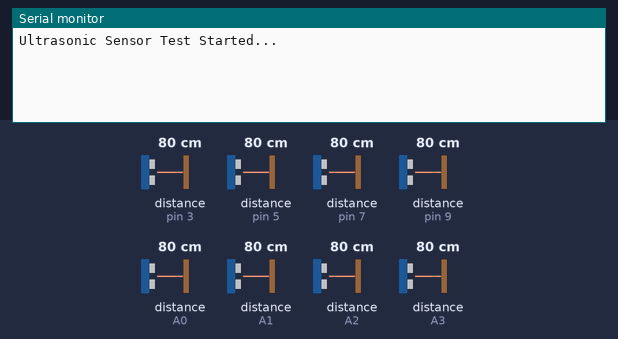
Recording of a sketch running on a simulated Arduino Uno, built with avr-gcc and run on an emulated ATmega328P. On the bench: the last lines printed to the serial monitor. Wiring (inferred from the names in the program): 8 × ultrasonic range finder: trigger pin 2, echo pin 3 / trigger pin 4, echo pin 5 / trigger pin 6, echo pin 7 / trigger pin 8, echo pin 9 / trigger pin 10, echo A0 / trigger pin 11, echo A2 / trigger pin 12, echo A1 / trigger pin 13, echo A3. The inputs (shaded band) are chosen by the test bench; at power-on: distance to the obstacle (sensors on pin 3, pin 5, pin 7, pin 9, A0, A1, A2, A3) 80 cm. The echo pulse lasts 58.3 µs per cm.

Above: at 1.2 s.
1.3 s: distance to the obstacle (sensor on pin 3) set to 2 cm
At 4.0 s:
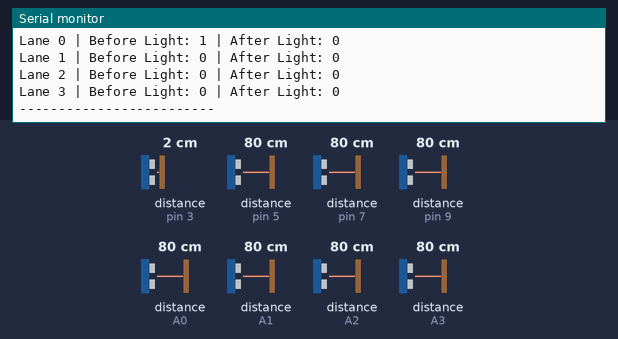
4.3 s: distance to the obstacle (sensor on pin 5) set to 2 cm
5.8 s: distance to the obstacle (sensor on pin 7) set to 2 cm
7.3 s: distance to the obstacle (sensor on pin 9) set to 2 cm
8.8 s: distance to the obstacle (sensor on A0) set to 2 cm
At 10.0 s:
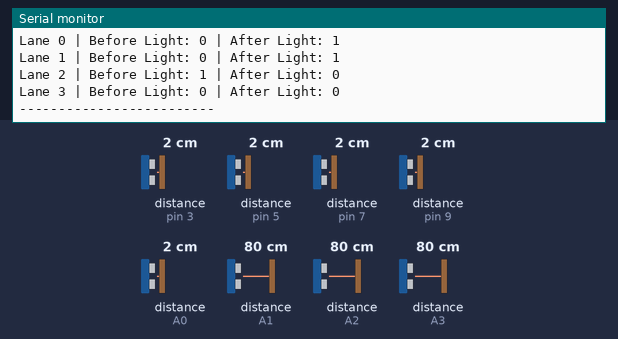
10.3 s: distance to the obstacle (sensor on A1) set to 2 cm
At 12.6 s:
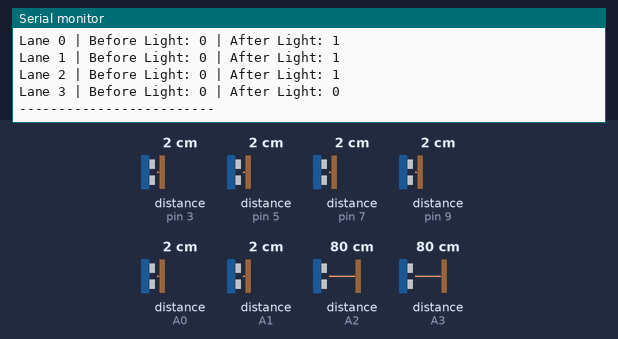
Timing chart, 0 to 12.8 s (numbered marks = the images above; inputs shaded):
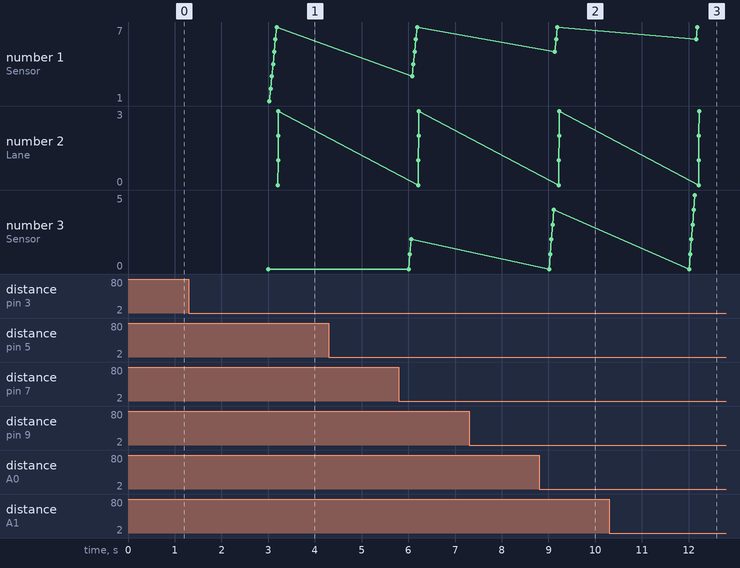

Measured:
- after the input at 1.3 s, the serial monitor: prints a new line after 1.7 s (image 1)
- after the input at 8.8 s, the serial monitor: prints a new line after 0.31 s (image 2)
- after the input at 10.3 s, the serial monitor: prints a new line after 1.8 s (image 3)

The sketch:

SENSOR_test.ino
```cpp
/* ===================== CONFIG ===================== */
#define LANES 4
#define SENSORS 8

#define OCCUPIED_DIST 20     // < 20cm = car detected
#define FREE_DIST 30         // > 30cm = free
#define SENSOR_DELAY_MS 25   // Delay between sensors (anti-crosstalk)

const int trigPins[SENSORS] = {2, 4, 6, 8, 10, 12, 11, 13};
const int echoPins[SENSORS] = {3, 5, 7, 9, A0, A1, A2, A3};

/* ===================== STATE ===================== */
bool lastOccupied[SENSORS] = {false};

// Counters per lane
int total_entered[LANES] = {0};
int total_exited[LANES]  = {0};

// Store last readings for continuous printing
long lastDistance[SENSORS];
bool lastValid[SENSORS];

unsigned long lastPrintTime = 0;
const unsigned long PRINT_INTERVAL_MS = 3000; // ← كل 3 ثواني دلوقتي

/* ===================== UTILS ===================== */
long measureDistance(int t, int e){
  digitalWrite(t, LOW);
  delayMicroseconds(2);
  digitalWrite(t, HIGH);
  delayMicroseconds(10);
  digitalWrite(t, LOW);

  long d = pulseIn(e, HIGH, 30000); // timeout 30ms
  if(d == 0) {
    return -1; // No echo
  }

  long cm = d * 0.034 / 2;
  if(cm > 400) return -1;
  return cm;
}

/* ===================== SETUP ===================== */
void setup(){
  Serial.begin(115200);

  for(int i = 0; i < SENSORS; i++){
    pinMode(trigPins[i], OUTPUT);
    pinMode(echoPins[i], INPUT);
    lastOccupied[i] = false;
    lastDistance[i] = -1;
    lastValid[i] = false;
  }

  for(int l = 0; l < LANES; l++){
    total_entered[l] = 0;
    total_exited[l]  = 0;
  }

  Serial.println("Ultrasonic Sensor Test Started...");
}

/* ===================== LOOP ===================== */
void loop(){
  unsigned long now = millis();

  // === Read sensors continuously (one every ~25ms) ===
  static unsigned long lastScanTime = 0;
  static int sensorIndex = 0;

  if (now - lastScanTime >= SENSOR_DELAY_MS) {
    int i = sensorIndex;

    long dist = measureDistance(trigPins[i], echoPins[i]);
    lastDistance[i] = dist;
    lastValid[i] = (dist != -1);

    bool occupied = false;
    if (dist > 0 && dist < OCCUPIED_DIST) {
      occupied = true;
      if (!lastOccupied[i]) {
        int lane = i / 2;
        if (i % 2 == 0) {
          total_entered[lane]++;
        } else {
          total_exited[lane]++;
        }
      }
    } else if (dist > FREE_DIST || dist == -1) {
      occupied = false;
    }
    // Between 20–30cm? Keep previous state (hysteresis)
    lastOccupied[i] = occupied;

    sensorIndex = (sensorIndex + 1) % SENSORS;
    lastScanTime = now;
  }

  // === Print full report every 3 seconds ===
  if (now - lastPrintTime >= PRINT_INTERVAL_MS) {
    lastPrintTime = now;

    Serial.println("-------------------------");
    Serial.println("---- Sensor Test ----");

    for(int i = 0; i < SENSORS; i++){
      long dist = lastDistance[i];
      bool valid = lastValid[i];
      bool occupied = lastOccupied[i];

      Serial.print("Sensor ");
      Serial.print(i);
      Serial.print(": ");

      if(dist == -1){
        Serial.print("No echo");
      } else {
        Serial.print(dist);
        Serial.print(" cm");
      }

      Serial.print(" | Status: ");
      Serial.print(valid ? "ON" : "OFF");

      Serial.print(" | Occupied: ");
      Serial.println(occupied ? "YES" : "NO");

      delay(SENSOR_DELAY_MS); // same as original, for consistency in print timing
    }

    // ===== Print densities (exactly like your original code) =====
    Serial.println("---- DENSITY (TEST) ----");
    for(int l = 0; l < LANES; l++){
      int density_before = max(0, total_entered[l] - total_exited[l]);
      int density_after  = total_exited[l];

      Serial.print("Lane ");
      Serial.print(l);
      Serial.print(" | Before Light: ");
      Serial.print(density_before);
      Serial.print(" | After Light: ");
      Serial.println(density_after);
    }

    Serial.println("-------------------------");
  }
}
```
